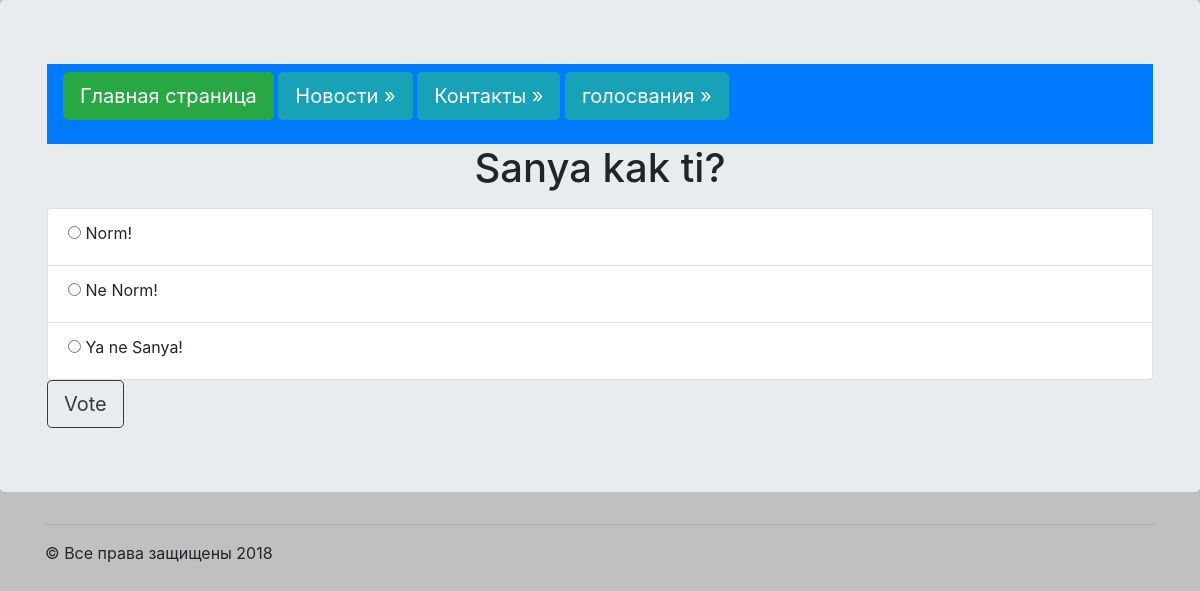
The app's page /polls/2/ with its own data.
### polls/models.py (models this page shows, shortened)
class Poll(models.Model):
    question = models.CharField(max_length=200)
    pub_date = models.DateTimeField('date published')
    def was_published_recently(self):
        return self.pub_date >= timezone.now() - datetime.timedelta(days=1)
    was_published_recently.admin_order_field = 'pub_date'
    was_published_recently.boolean = True
    was_published_recently.short_description = 'Published recently?'

class Choice(models.Model):
    poll = models.ForeignKey(Poll, on_delete=models.PROTECT)
    choice = models.CharField(max_length=200)
    votes = models.IntegerField()

### polls/templates/polls/detail.html (shortened to what this page needs)
{% extends "polls/wrapper.html" %}
{% block content %}
    <h1><p class="text-center">{{ poll.question }}</p></h1>
<form action="/polls/{{ poll.id }}/vote/" method="post">
<ul class="list-group">
{% for choice in poll.choice_set.all %}
    <li class="list-group-item">
    <input type="radio" name="choice" id="choice{{ forloop.counter }}" value="{{ choice.id }}" />
    <label for="choice{{ forloop.counter }}">{{ choice.choice }}</label><br />
    </li>
{% endfor %}
</ul>
<input type="submit" value="Vote" class="btn btn-outline-dark btn-lg"/>
</form>
{% endblock %}

### records on screen
Poll: question "Sanya kak ti?"
Choice: choice "Norm!"
Choice: choice "Ne Norm!"
Choice: choice "Ya ne Sanya!"
